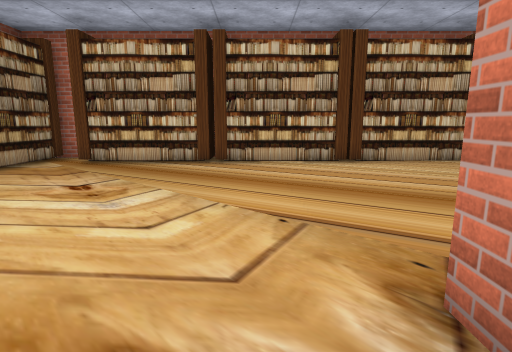
view 1 (above)

15 first-person views from a walk through a Unity game level. The camera is 1.3 m above the floor, tilts 10° down and sees 80° across. Doors are open. The floor is counted in squares, 1 m on a side. Each view is taken from the middle of a square. On the plan, view 1 faces up. The plan holds only what a view shows up to about 14 squares ahead; the rest is blank. The place goes on beyond the plan. Some surface patterns are stand-ins.

view 2
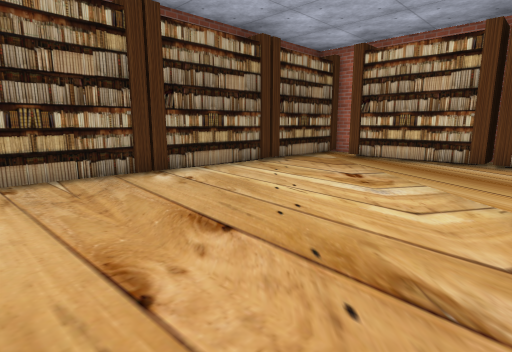

view 3
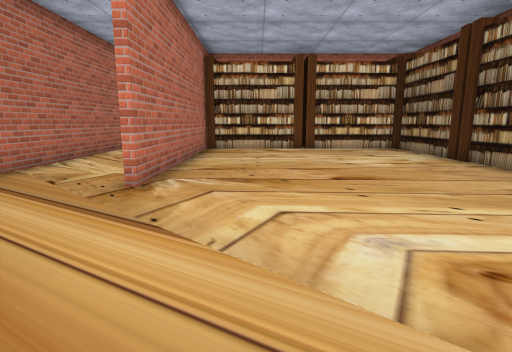

view 4
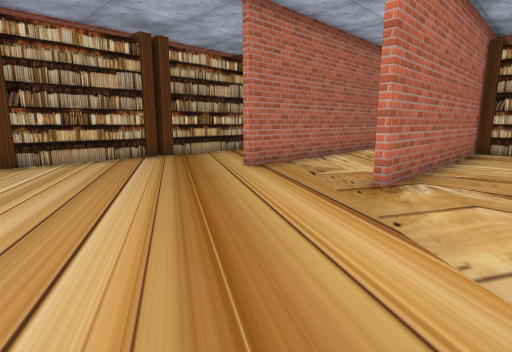

view 5
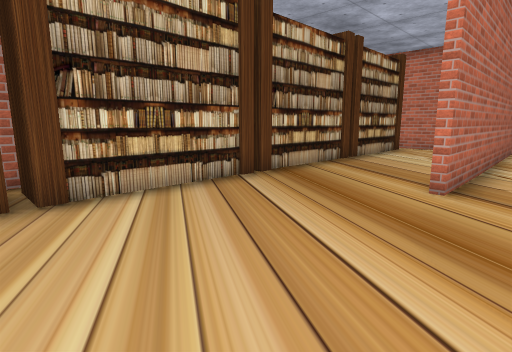

view 6
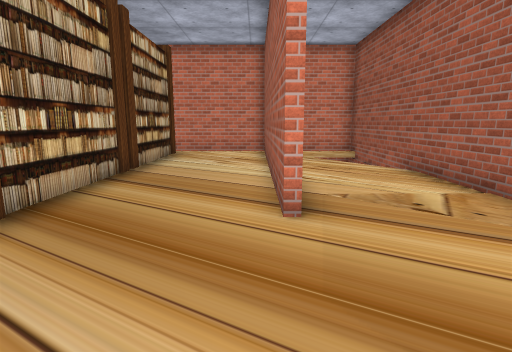

view 7
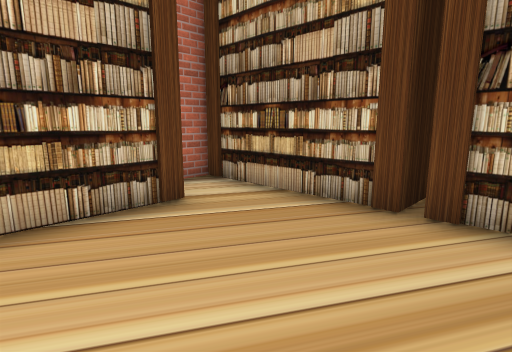

view 8
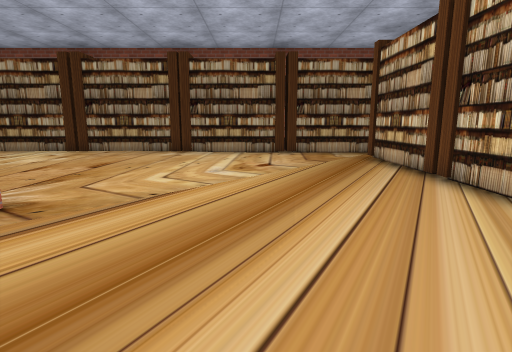

view 9
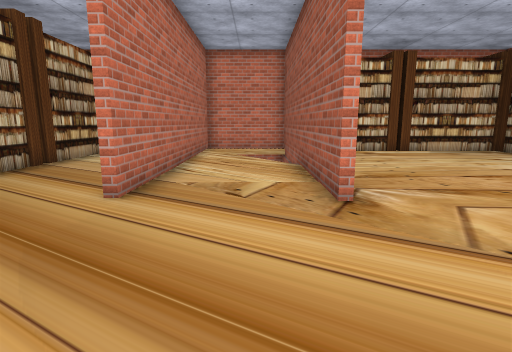

view 10
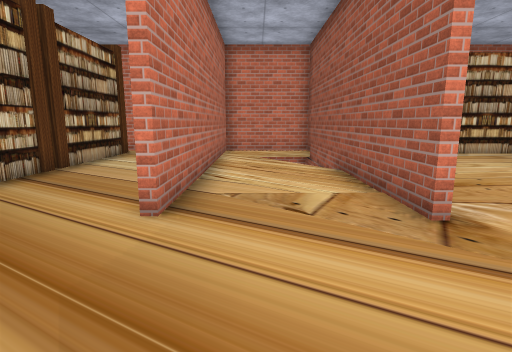

view 11
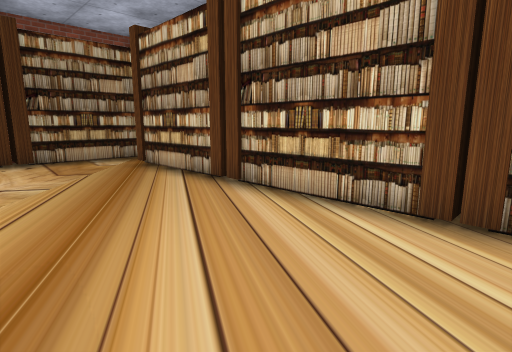

view 12
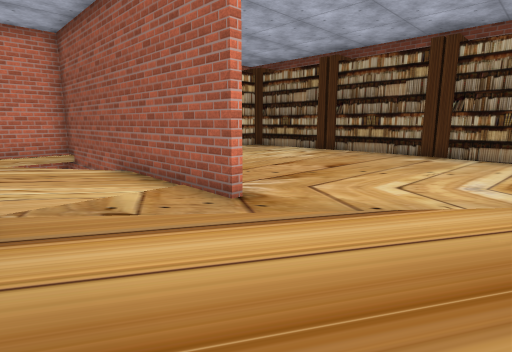

view 13
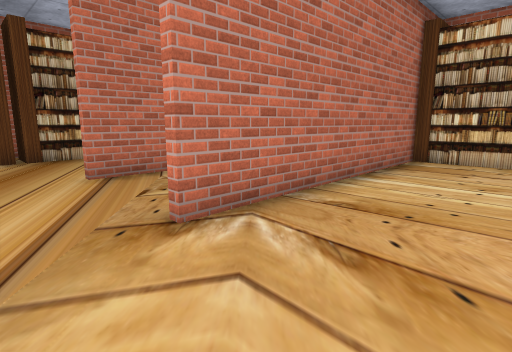

view 14
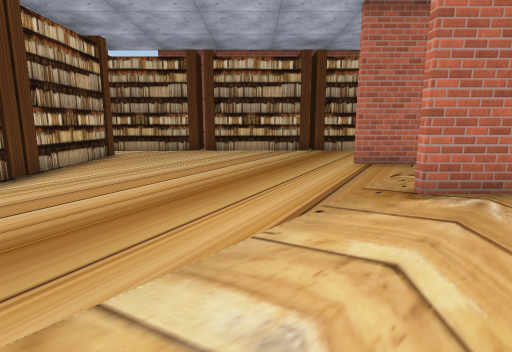

view 15
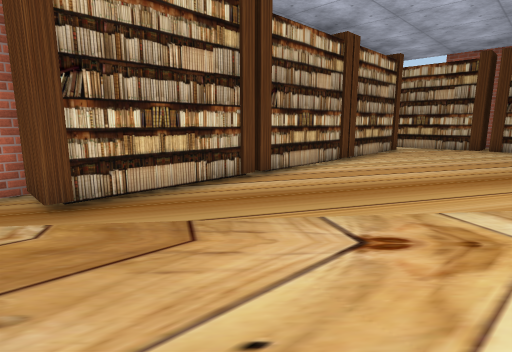

### Floor plan
Key: @ floor where view 1 was taken; # wall or solid block; . floor; D open door; v drop or lower ground; B bookshelf.
Columns run from 9 left of view 1 to 11 right of it. Each row starts with its distance up from view 1.
 12  ###   #          #B
 11  B.BBBBBBBBBBBBBBB.B
 10  B........DD.......B
  9  B.................B
  8  B.................BB
  7 #B.................BB
  6  B.................B
  5  B.................B
  4  B.................B
  3  B.................B
  2  B........#........BB
  1  B........#...#....B
  0  B.......@#...#....B
 -1  B........#vv.#....B
 -2  B........#vvv#....B
 -3  B........#vvv#....B
 -4  B........#vvv#....B
 -5  B........#v v#....B
 -6  B........#v v#....B
 -7  BBBBBBBBBB#  #....B
 -8            #########

Positions as (right, up) in squares from view 1, and headings:
1: (0, 0), facing up
2: (0, -1), facing up-left
3: (-1, 8), facing down
4: (-1, 8), facing down-right
5: (4, 8), facing down-right
6: (6, 6), facing down
7: (5, 6), facing up-right
8: (6, 6), facing left
9: (3, 7), facing down
10: (4, 6), facing down
11: (4, 6), facing up-left
12: (5, 6), facing down-left
13: (-2, 4), facing down-right
14: (-4, 5), facing right
15: (-7, 5), facing up-right
